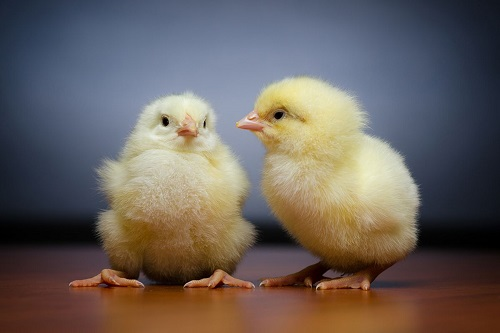
%> input picture Image_processing/practice/chicks.jpg, 500 x 333 px
$ octave prac.m   (GNU Octave 9; MATLAB toolbox functions it lacks are replaced by stand-ins)
%> lines starting %> are read from the running program, lines starting %| are printed output that depends on the picture; in (x1, y1, x2, y2) boxes, pixels count from 0 and x2, y2 are one past the last pixel; in counts of white or black regions, pixels touching at a corner belong together; the program's own positions count from 1
clc;
clear;
close all;
file1 = input('Enter input image file name: ', 's');
%> the answer given: chicks.jpg
im = imread(file1);
%> im is the input picture: size 333x500x3 uint8; mean R, G, B 105.6, 97.1, 92.5
[r, c, d] = size(im);
%> r = 333; c = 500; d = 3
y(1:r,1:c,1)=.2989*im(1:r,1:c,1)+.587*im(1:r,1:c,2)+.114*im(1:r,1:c,3);
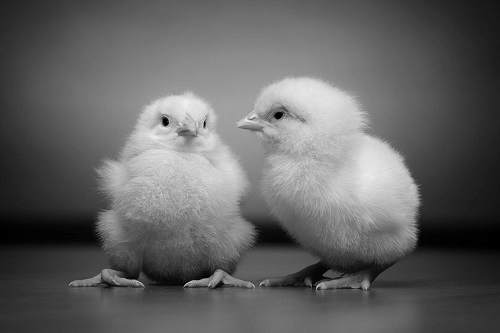
%> y: size 333x500 uint8; min 0, max 241, mean 99.1
imwrite(y, 'gray.jpg');
b = y;
b(b >= 127) = 255;
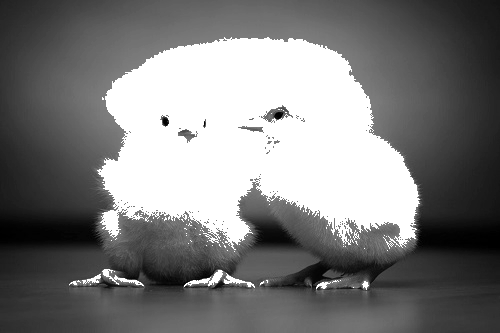
%> b: size 333x500 uint8; min 0, max 255, mean 123.6
b(b < 127) = 0;
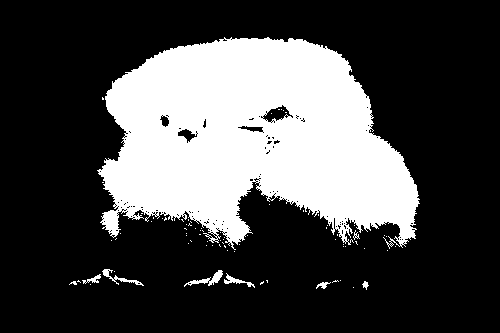
%> b: size 333x500 uint8; 28.2% white; 78 white regions (70 under 20 px), largest, box (x1, y1, x2, y2) and area: (97, 37, 420, 250) 46081, (184, 270, 223, 287) 195, (102, 269, 144, 286) 156
imwrite(b, 'bnw.jpg');
i = im;
i(i == 255) = 0;
%> i: size 333x500x3 uint8; under 0.01% of pixels changed, all inside (x1, y1, x2, y2) = (251, 116, 254, 118)
i(i ~= 255) = 255;
%> i: size 333x500x3 uint8; every value is 255
imwrite(i, 'inverse.jpg');
r1(1:r, 1:c, 1) = im(1:r, 1:c, 1);
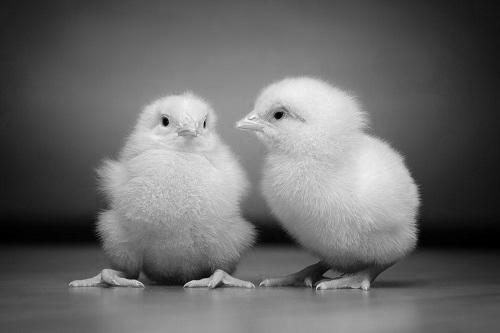
%> r1: size 333x500 uint8; min 0, max 255, mean 105.6
r1(1:r, 1:c, 2:3) = 0;
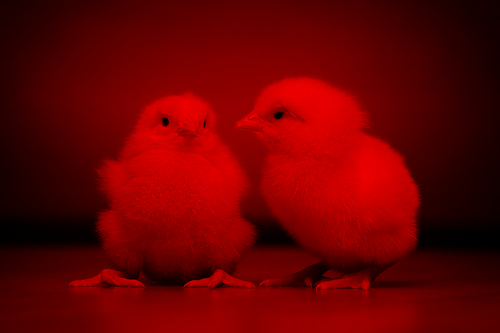
%> r1: size 333x500x3 uint8; mean R, G, B 105.6, 0, 0
imwrite(r1, 'demo1.jpg');
